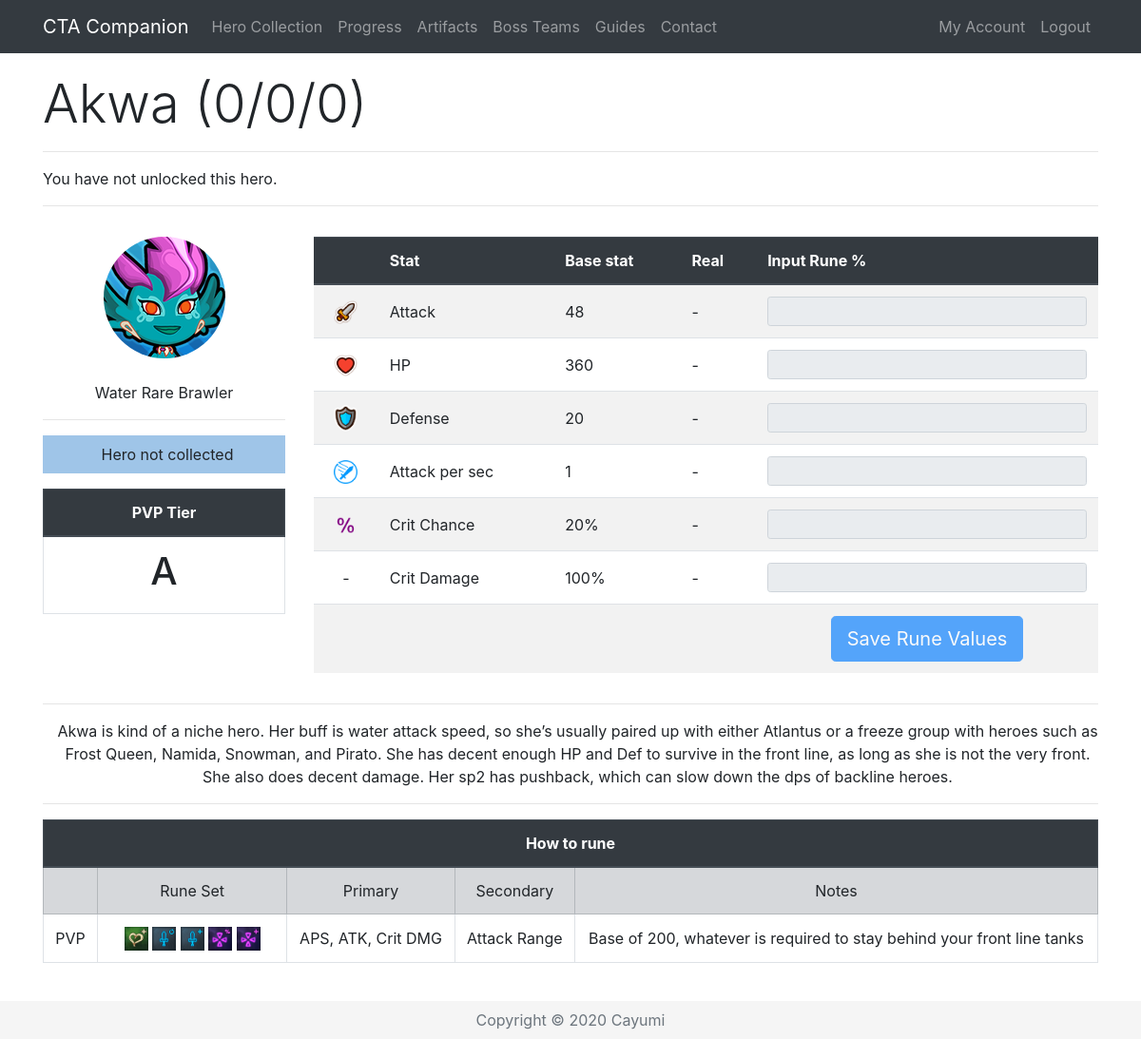
Before: /Hero/1 (signed in) with the older database file.
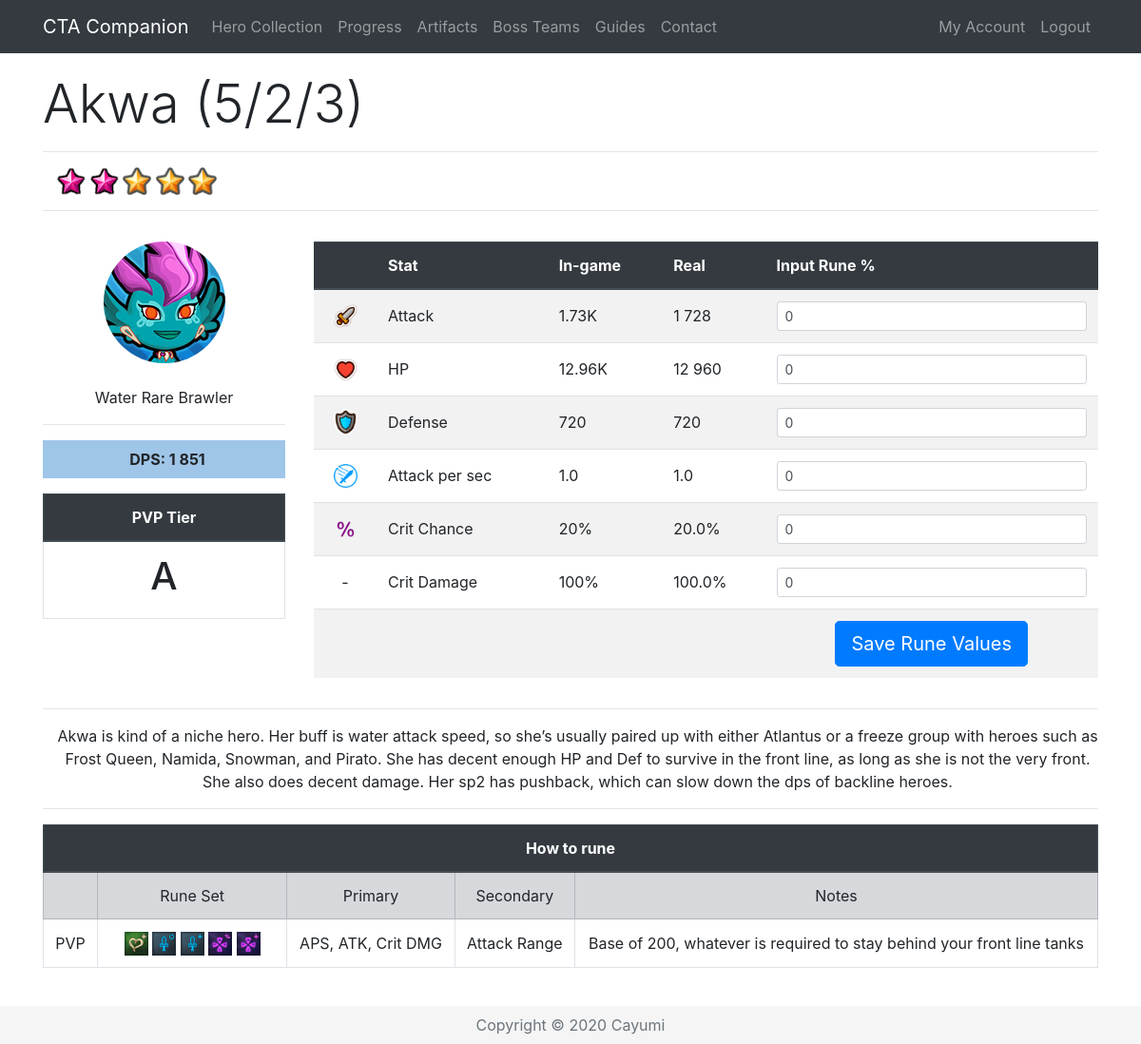
After: the same page with the newer database file.
### app/models.py (models this page shows, shortened)
class Hero(db.Model):
    id = db.Column(db.Integer, primary_key=True)
    level = db.Column(db.Integer, index=True)
    awaken = db.Column(db.Integer, index=True)
    wpn = db.Column(db.Integer, index=True)
    medals = db.Column(db.Integer, index=True)
    runedAtk = db.Column(db.Integer, index=True)
    runedHp = db.Column(db.Integer, index=True)
    runedDef = db.Column(db.Integer, index=True)
    runedAps = db.Column(db.Integer, index=True)
    runedCrit = db.Column(db.Integer, index=True)
    runedCritDmg = db.Column(db.Integer, index=True)
    user_id = db.Column(db.Integer, db.ForeignKey('user.id'))
    base_id = db.Column(db.Integer, db.ForeignKey('base.id'))
    def displayStat(self, stat):
        if stat < 1000:
            return str(int(round(stat, 0)))
        elif stat > 1000000:
            return str(round(stat/1000000, 2))+"M"
        else:
            return str(round(stat/1000, 2))+"K"
    def displayOther(self, x):
        return '{:,}'.format(x).replace(',', ' ')
    def atk(self):
        runedAttack = self.runedAtk
        base = self.baseStats.atk
        level = self.level
        awaken = self.awaken
        atk = int(base * (2 ** (level - 1)) * (1.5 ** awaken))
        runedAtk = atk + (atk * (runedAttack / 100))
        return int(runedAtk)
    def raidAtk(self, art, buff):
        runedAttack = self.runedAtk
        base = self.baseStats.atk
        level = self.level
        awaken = self.awaken
        atk = base * (2 ** (level - 1)) * (1.5 ** awaken)
        runedAtk = (atk + (atk * ((runedAttack+art) / 100))) * self.baseStats.crusher + atk * buff / 100
        return runedAtk
    def hp(self):
        runedHP = self.runedHp
        base = self.baseStats.hp
        level = self.level
        awaken = self.awaken
        hp = int(base * (2 ** (level - 1)) * (1.5 ** awaken))
        runedHP = hp + (hp * (runedHP / 100))
        return int(runedHP)
    def defense(self):
        runedDef = self.runedDef
        base = self.baseStats.defense
        level = self.level
        awaken = self.awaken
        defense = int(base * (2 ** (level - 1)) * (1.5 ** awaken))
        runedDef = defense + (defense * (runedDef / 100))
        return int(runedDef)
    def aps(self):
        runedAps = self.runedAps
        base = self.baseStats.aps
        runedAps = base + (base * (runedAps / 100))
        return runedAps
    def crit(self):
        runedCrit = self.runedCrit
        base = self.baseStats.crit
        return (base + runedCrit)/100
    def critDmg(self):
        runedDmg = self.runedCritDmg
        base = self.baseStats.critDmg
        return (base + runedDmg)/100
    def dpsSP2(self):
        sp2 = self.baseStats.sp2
        sp2num = self.baseStats.sp2num
        atk = self.atk()
        aps = self.aps()
        crit = self.crit()
        critDmg = self.critDmg()
        dps = ((atk * aps * (1-crit)) + (atk * aps * crit * (1+critDmg))) * (6 + sp2 * sp2num)/7
        dps = int(round(dps))
        return '{:,}'.format(dps).replace(',', ' ')

class Base(db.Model):
    id = db.Column(db.Integer, primary_key=True)
    name = db.Column(db.String(32), index=True, unique=True)
    nameSafe = db.Column(db.String(32), index=True, unique=True)
    job = db.Column(db.String(16), index=True)
    rarity = db.Column(db.String(16), index=True)
    element = db.Column(db.String(16), index=True)
    gender = db.Column(db.String(16), index=True)
    crusher = db.Column(db.Integer, index=True)
    fly = db.Column(db.Integer, index=True)
    blitz = db.Column(db.Integer, index=True)
    atk = db.Column(db.Integer, index=True)
    hp = db.Column(db.Integer, index=True)
    defense = db.Column(db.Integer, index=True)
    crit = db.Column(db.Integer, index=True)
    critDmg = db.Column(db.Integer, index=True)
    movespeed = db.Column(db.Integer, index=True)
    aps = db.Column(db.Integer, index=True)
    arange = db.Column(db.Integer, index=True)
    resistance = db.Column(db.Integer, index=True)
    frenzy = db.Column(db.Integer, index=True)
    dodge = db.Column(db.Integer, index=True)
    stun = db.Column(db.Integer, index=True)
    stunTime = db.Column(db.Integer, index=True)
    aoe = db.Column(db.Integer, index=True)
    ult = db.Column(db.Integer, index=True)
    kshp = db.Column(db.Integer, index=True)
    gold = db.Column(db.Integer, index=True)
    freeze = db.Column(db.Integer, index=True)
    freezeTime = db.Column(db.Integer, index=True)
    freezeDmg = db.Column(db.Integer, index=True)
    burn = db.Column(db.Integer, index=True)
    burnTime = db.Column(db.Integer, index=True)
    burnDmg = db.Column(db.Integer, index=True)
    poison = db.Column(db.Integer, index=True)
    poisonTime = db.Column(db.Integer, index=True)
    poisonDmg = db.Column(db.Integer, index=True)
    sp2 = db.Column(db.Integer, index=True)
    sp2num = db.Column(db.Integer, index=True)
    buffElement = db.Column(db.String(16), index=True)
    buffType = db.Column(db.Integer, index=True)
    buffStat = db.Column(db.String(16), index=True)
    buff = db.Column(db.Integer, index=True)
    heroes = db.relationship('Hero', backref='baseStats', lazy='dynamic')

### app/routes.py (the view, shortened to what this page needs)
@app.route('/Hero/<heroid>', methods=["GET", "POST"])
@login_required
def hero(heroid):
    user = User.query.join(Hero).filter(Hero.id == heroid)
    selectedHero = Hero.query.get(heroid)
    if request.method == "GET":
        return render_template('hero.html', selectedHero=selectedHero, title=selectedHero.baseStats.name, user=user,
                               heroDict=heroDict)

### app/models.py (called while the page is built)
@login.user_loader
def load_user(id):
    return User.query.get(int(id))

### app/templates/hero.html (shortened to what the changed rows need)
{% extends "base.html" %}
{% block content %}
{% if user[0] == current_user %}
{% set current = selectedHero.baseStats.nameSafe %}
 <div class="row pt-3">
    <div class="col-lg-12">
      <h1 class="display-4">{{ selectedHero.baseStats.name }} ({{ selectedHero.level }}/{{ selectedHero.awaken }}/{{ selectedHero.wpn }}) </h1>
      <hr>
        {% if selectedHero.level > 0 %}
      <p class="instructions">
          {% for i in range(selectedHero.awaken) %}
          <img src="{{ url_for('static', filename='awaken.png') }}" width="30" alt="Awaken">
          {% endfor %}
          {%for i in range(selectedHero.level - selectedHero.awaken) %}
          <img src="{{ url_for('static', filename='star.png') }}" width="30" alt="Star">
          {% endfor %}
      </p>
        {% else %}
        <p class="instruction">You have not unlocked this hero.</p>
        {% endif %}
      <hr>
    </div>
 </div>
  <div class="row align-middle">
    <div class="col-lg-3 text-center align-middle pt-3">
        <img class="img-fluid rounded-circle" src="/static/{{selectedHero.baseStats.nameSafe}}.png" alt="{{selectedHero.baseStats.name}}"><br><br>
        {{ selectedHero.baseStats.element }} {{ selectedHero.baseStats.rarity }} {{ selectedHero.baseStats.job }}<hr>
        {% if selectedHero.level > 0 %}
        <p class="instructions {{selectedHero.baseStats.element}}{{selectedHero.baseStats.rarity}}"><b>DPS: {{ selectedHero.dpsSP2() }}</b></p>
        {% else %}
        <p class="instructions {{selectedHero.baseStats.element}}{{selectedHero.baseStats.rarity}}">Hero not collected</p>
        {% endif %}
        <table class="table table-bordered">
        <thead class="thead-dark">
        <tr>
            <th colspan="2">PVP Tier</th>
        </tr>
        </thead>
        <tr>
            <td><h1>
                {% if heroDict[current] %}
                {{ heroDict[current][4] }}
                {% else %}
                -
                {% endif %}
            </h1>
            </td>
        </tr>
    </table>
      </div>
      <div class="col lg-9 pt-3">
<form action="/Hero/{{ selectedHero.id }}" method="post" novalidate>
 <table class="table table-striped">
     <thead class="thead-dark">
          <tr>
              <th>&nbsp;</th>
              <th>Stat</th>
              <th>{% if selectedHero.level > 0 %}In-game{% else %}Base stat{% endif %}</th>
              <th>Real</th>
              <th>Input Rune %</th>
          </tr>
          </thead>
              <tr class="text-left">
                  <td class="align-middle text-center"><img src="{{ url_for('static', filename='atk.png') }}" width="25" alt="Attack"></td>
                  <td class="align-middle">Attack</td>
                  {% if selectedHero.level > 0 %}
                  <td class="align-middle">{{ selectedHero.displayStat(selectedHero.atk()) }}</td>
                  <td class="align-middle">{{ selectedHero.displayOther(selectedHero.atk()) }}</td>
                  <td><input type="text" maxlength="10" class="form-control form-control-sm" id="{{ selectedHero.id }}runedAtk" value="{{ selectedHero.runedAtk }}" name="{{ selectedHero.id }}runedAtk"></td>
                  {% else %}
                  <td class="align-middle">{{ selectedHero.baseStats.atk }}</td>
                  <td class="align-middle">-</td>
                  <td><input type="text" maxlength="10" class="form-control form-control-sm" disabled></td>
                  {% endif %}
              </tr>
              <tr class="text-left">
                  <td class="align-middle text-center"><img src="{{ url_for('static', filename='hp.png') }}" width="25" alt="HP"></td>
                  <td class="align-middle">HP</td>
                  {% if selectedHero.level > 0 %}
                  <td class="align-middle">{{ selectedHero.displayStat(selectedHero.hp()) }}</td>
                  <td class="align-middle">{{ selectedHero.displayOther(selectedHero.hp()) }}</td>
                  <td><input type="text" maxlength="10" class="form-control form-control-sm" id="{{ selectedHero.id }}runedHp" value="{{ selectedHero.runedHp }}" name="{{ selectedHero.id }}runedHp" onkeypress="return isNumber9(event)"></td>
                  {% else %}
                  <td class="align-middle">{{ selectedHero.baseStats.hp }}</td>
                  <td class="align-middle">-</td>
                  <td><input type="text" maxlength="10" class="form-control form-control-sm" disabled></td>
                  {% endif %}
              </tr>
              <tr class="text-left">
                  <td class="align-middle text-center"><img src="{{ url_for('static', filename='def.png') }}" width="25" alt="Defense"></td>
                  <td class="align-middle">Defense</td>
                  {% if selectedHero.level > 0 %}
                  <td class="align-middle">{{ selectedHero.displayStat(selectedHero.defense()) }}</td>
                  <td class="align-middle">{{ selectedHero.defense() }}</td>
                  <td><input type="text" maxlength="10" class="form-control form-control-sm" id="{{ selectedHero.id }}runedDef" value="{{ selectedHero.runedDef }}" name="{{ selectedHero.id }}runedDef" onkeypress="return isNumber9(event)"></td>
                  {% else %}
                  <td class="align-middle">{{ selectedHero.baseStats.defense }}</td>
                  <td class="align-middle">-</td>
                  <td><input type="text" maxlength="10" class="form-control form-control-sm" disabled></td>
                  {% endif %}
              </tr>
              <tr class="text-left">
                  <td class="align-middle text-center"><img src="{{ url_for('static', filename='aps.png') }}" width="25" alt="APS"></td>
                  <td class="align-middle">Attack per sec</td>
                  {% if selectedHero.level > 0 %}
                  <td class="align-middle">{{ selectedHero.aps()|round(2, 'common' ) }}</td>
                  <td class="align-middle">{{ selectedHero.aps() }}</td>
                  <td><input type="text" maxlength="10" class="form-control form-control-sm" id="{{ selectedHero.id }}runedAps" value="{{ selectedHero.runedAps }}" name="{{ selectedHero.id }}runedAps" onkeypress="return isNumber9(event)"></td>
                  {% else %}
                  <td class="align-middle">{{ selectedHero.baseStats.aps }}</td>
                  <td class="align-middle">-</td>
                  <td><input type="text" maxlength="10" class="form-control form-control-sm" disabled></td>
                  {% endif %}
              </tr>
                <tr class="text-left">
                  <td class="align-middle text-center"><img src="{{ url_for('static', filename='crit.png') }}" width="25" alt="Crit Chance"></td>
                  <td class="align-middle">Crit Chance</td>
                  {% if selectedHero.level > 0 %}
                  <td class="align-middle">{{ (selectedHero.crit()*100)|round|int }}%</td>
                  <td class="align-middle">{{ selectedHero.crit()*100 }}% </td>
                  <td><input type="text" maxlength="10" class="form-control form-control-sm" id="{{ selectedHero.id }}runedCrit" value="{{ selectedHero.runedCrit }}" name="{{ selectedHero.id }}runedCrit" onkeypress="return isNumber9(event)"></td>
                  {% else %}
                  <td class="align-middle">{{ selectedHero.baseStats.crit }}%</td>
                  <td class="align-middle">-</td>
                  <td><input type="text" maxlength="10" class="form-control form-control-sm" disabled></td>
                  {% endif %}
                </tr>
              <tr class="text-left">
                  <td class="align-middle text-center">-</td>
                  <td class="align-middle">Crit Damage</td>
                  {% if selectedHero.level > 0 %}
                  <td class="align-middle">{{ ((selectedHero.critDmg())*100)|round|int }}%</td>
                  <td class="align-middle">{{ (selectedHero.critDmg()*100)|round(2, 'common') }}%</td>
                  <td><input type="text" maxlength="10" class="form-control form-control-sm" id="{{ selectedHero.id }}runedCritDmg" value="{{ selectedHero.runedCritDmg }}" name="{{ selectedHero.id }}runedCritDmg" onkeypress="return isNumber9(event)"></td>
                  {% else %}
                  <td class="align-middle">{{ selectedHero.baseStats.critDmg }}%</td>
                  <td class="align-middle">-</td>
                  <td><input type="text" maxlength="10" class="form-control form-control-sm" disabled></td>
                  {% endif %}
              </tr>
     <tr class="text-center">
                  <td>&nbsp;</td>
                  <td>&nbsp;</td>
                  <td>&nbsp;</td>
                  <td>&nbsp;</td>
                  {% if selectedHero.level > 0 %}
                  <td><button class="btn btn-primary btn-lg" type="submit">Save Rune Values</button></td>
                  {% else %}
                  <td><button class="btn btn-primary btn-lg" type="submit" disabled>Save Rune Values</button></td>
                  {% endif %}
              </tr>
          </table>
</form>
    </div>
      </div>
{% if heroDict[current] %}
<div class="row">
    <div class="col-lg-12 text-center">
        <hr>
        <p class="instructions">{{ heroDict[current][5] }}</p>
        <hr>
    </div>
</div>
<div class="row">
    <div class="col-lg-12 text-center">
      <table class="table table-bordered">
          <thead class="thead-dark">
          <tr>
              <th colspan="5">How to rune</th>
          </tr>
          </thead>
          <tr class="table-secondary align-middle">
              <td>&nbsp;</td>
              <td width="18%">Rune Set</td>
              <td>Primary</td>
              <td>Secondary</td>
              <td>Notes</td>
          </tr>
          <tr class="align-middle">
              <td class="align-middle">PVP</td>
              <td class="align-middle">
                  {% for i in heroDict[current][0] %}
                  <img class="img-fluid" src="/static/{{i}}.png" alt="{{i}}" name="{{i}}" width="25">
                  {% endfor %}
              </td>
              <td class="align-middle">{{ heroDict[current][1] }}</td>
              <td class="align-middle">{{ heroDict[current][2] }}</td>
              <td class="align-middle">{{ heroDict[current][3] }}</td>
          </tr>
      </table>
    </div>
</div>
{% endif %}
<br>
{% endif %}
{% endblock %}

Changed rows visible on the page:
changed through a linked row, Base "Akwa": dpsSP2 (not shown) → "1 851"; baseStats.atk "48" → (not shown); baseStats.hp "360" → (not shown); baseStats.defense "20" → (not shown); baseStats.aps "1" → (not shown); baseStats.crit "20" → (not shown); baseStats.critDmg "100" → (not shown)
changed Hero: level "0" → "5"; awaken "0" → "2"; wpn "0" → "3"; displayStat (not shown) → "1.73K"; displayOther (not shown) → "1 728"; runedAtk (not shown) → "0"; displayStat (not shown) → "12.96K"; displayOther (not shown) → "12 960"; runedHp (not shown) → "0"; displayStat (not shown) → "720"; defense (not shown) → "720"; runedDef (not shown) → "0"; aps (not shown) → "1.0"; runedAps (not shown) → "0"; (selectedHero.crit()*100)|round|int (not shown) → "20"; selectedHero.crit()*100 (not shown) → "20.0"; runedCrit (not shown) → "0"; ((selectedHero.critDmg())*100)|round|int (not shown) → "100"; (selectedHero.critDmg()*100)|round(2,'common') (not shown) → "100.0"; runedCritDmg (not shown) → "0"
Other visible differences:
text no longer shown: "You have not unlocked this hero. Hero not collected Base stat - - - - - -"
text now shown: "DPS: In-game"
